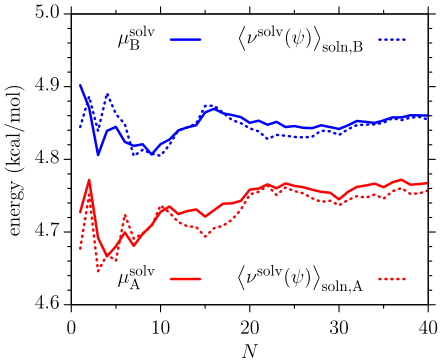

The gnuplot source for this figure:
reset

set style line 1 lt 8 lc rgb "black" lw 2
set linestyle 1 lc rgb "black" lw 4
set linestyle 2 lc rgb "forest-green" lw 4

set linestyle 3 lc rgb "red" lw 4
set linestyle 4 lc rgb "red" lw 3
set linestyle 5 lc rgb "red" lw 3
set linestyle 6 lc rgb "dark-red" lw 5

set linestyle 7 lc rgb "blue" lw 3
set linestyle 8 lc rgb "blue" lw 3
set linestyle 9 lc rgb "blue" lw 3 dt (1,1)
set linestyle 10 lc rgb "midnight-blue" lw 5 dt 3

set linestyle 10 lw 1 pt 4 ps 0.9 lc rgb "midnight-blue"

set terminal tikz createstyle color size 100mm,80mm
set output "figure4_plt.tex"

set border lw 2
set key nobox
set key maxrows 1  right top vertical width -5 font ",15" offset -2,0 samplen 2 spacing 2
set tics out
set yrange[4.6:5]
set xrange[0:40]
set ytics 0.1 offset 1,0
set mytics 5
set tics font ",15"
set format y "%.1f"
set xtics 10 offset 0,-0.5
set mxtics 2
set ylabel "energy (kcal/mol)" font ",15" offset -1,0
set xlabel "$N$" font ",15" offset 0,-1
set style fill solid 0.8 noborder
set margin 4,1,1,1
array tit[6] = ["$\\mu^\\text{solv}_\\text{A}$","$\\mu^\\text{solv}_\\text{B}$","$\\ev{\\nu^\\text{solv}(\\psi)}_\\text{soln,A}$","$\\ev{\\nu^\\text{solv}(\\psi)}_\\text{soln,B}$","$\\ev{\\zeta(\\psi)}_\\text{iso}$","Flexible BAR"]
plot    "15alk/a.dat" u 1:2 w l lw 4.5 lc rgb "red" title tit[1] at 0.3,0.12,\
     "15alk/b.dat" u 1:2 w l lw 4.5 lc rgb "blue" title tit[2] at 0.3,0.88,\
     "15alk/a.dat" u 1:5 w l lw 4.5 dt (0.4,2) lc rgb "red" title tit[3] at 0.83,0.12,\
     "15alk/b.dat" u 1:5 w l lw 4.5 dt (0.4,2) lc rgb "blue" title tit[4] at 0.83,0.88
